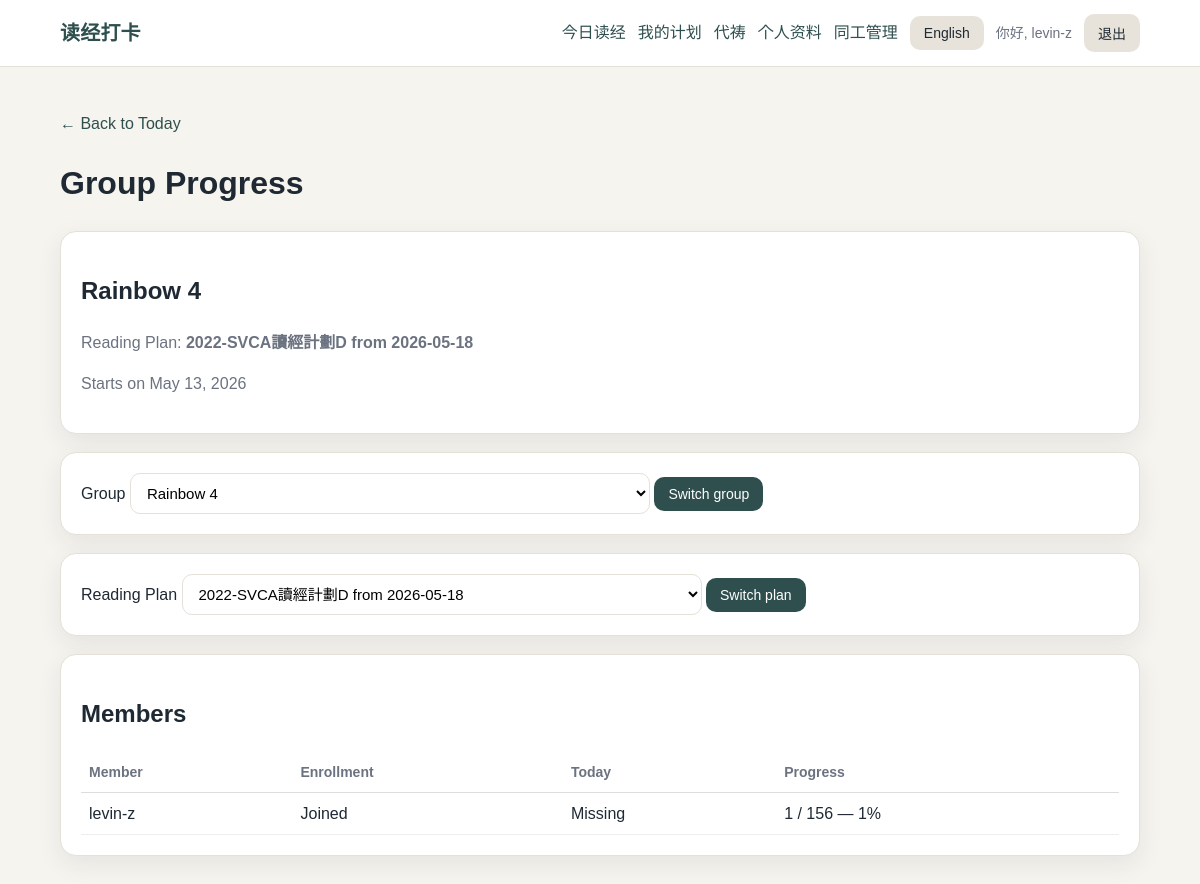
Screenshot of /groups/my/progress/ (signed in) with the database file from the repository.
### accounts/models.py (models this page shows, shortened)
class SmallGroup(models.Model):
    name = models.CharField(max_length=80, unique=True)
    district = models.ForeignKey(
        District,
        on_delete=models.SET_NULL,
        null=True,
        blank=True,
        related_name="small_groups",
    )
    is_active = models.BooleanField(default=True)

### reading/models.py (models this page shows)
class ActivePlan(models.Model):
    plan = models.ForeignKey(ReadingPlan, on_delete=models.PROTECT, related_name="active_runs")
    start_date = models.DateField()
    title = models.CharField(max_length=150, blank=True)
    class Meta:
        ordering = ["-start_date"]
    def __str__(self):
        return self.title or f"{self.plan.name} from {self.start_date}"
    def current_day_number(self):
        delta = timezone.localdate() - self.start_date
        return delta.days + 1

### reading/views.py (the view, shortened to what this page needs)
# urls.py: path("groups/my/progress/", views.my_group_progress, name="my_group_progress"),
@login_required
def my_group_progress(request):
    User = get_user_model()
    user_profile = getattr(request.user, "profile", None)
    groups = get_accessible_progress_groups(request.user)
    selected_group = None
    group_id = request.GET.get("group")
    if group_id:
        selected_group = groups.filter(id=group_id).first()
    if selected_group is None and user_profile and user_profile.small_group:
        selected_group = groups.filter(id=user_profile.small_group_id).first()
    if selected_group is None:
        selected_group = groups.first()
    group_members = User.objects.filter(profile__small_group=selected_group).order_by(
        "username"
    )
    active_plans = (
        ActivePlan.objects.filter(
            plan__is_active=True,
            enrollments__user__in=group_members,
        )
        .select_related("plan")
        .distinct()
        .order_by("-start_date")
    )
    active_plan_id = request.GET.get("active_plan")
    selected_active_plan = None
    if active_plan_id:
        selected_active_plan = active_plans.filter(id=active_plan_id).first()
    if selected_active_plan is None:
        selected_active_plan = active_plans.first()
    plan_days = list(
        ReadingPlanDay.objects.filter(plan=selected_active_plan.plan).order_by(
            "day_number"
        )
    )
    total_days = len(plan_days)
    current_day_number = selected_active_plan.current_day_number()
    today_plan_day = next(
        (day for day in plan_days if day.day_number == current_day_number),
        None,
    )
    enrolled_user_ids = set(
        PlanEnrollment.objects.filter(
            active_plan=selected_active_plan,
            user__in=group_members,
        ).values_list("user_id", flat=True)
    )
    checked_by_user = defaultdict(set)
    checkins = CheckIn.objects.filter(
        active_plan=selected_active_plan,
        user__in=group_members,
    ).values_list("user_id", "plan_day_id")
    for user_id, plan_day_id in checkins:
        checked_by_user[user_id].add(plan_day_id)
    member_rows = []
    for member in group_members:
        is_enrolled = member.id in enrolled_user_ids
        if is_enrolled:
            checked_day_ids = checked_by_user.get(member.id, set())
            checked_days = len(checked_day_ids)
        else:
            checked_day_ids = set()
            checked_days = 0
        progress_percent = round((checked_days / total_days) * 100) if total_days else 0
        if not is_enrolled:
            today_status = "Not joined"
        elif today_plan_day is None:
            today_status = "No reading today"
        elif today_plan_day.id in checked_day_ids:
            today_status = "Checked"
        elif current_day_number < 1:
            today_status = "Not started"
        elif current_day_number > total_days:
            today_status = "Plan ended"
        else:
            today_status = "Missing"
        member_rows.append(
            {
                "member": member,
                "is_enrolled": is_enrolled,
                "today_status": today_status,
                "checked_days": checked_days,
                "total_days": total_days,
                "progress_percent": progress_percent,
            }
        )
    return render(
        request,
        "reading/group_progress.html",
        {
            "selected_group": selected_group,
            "selected_group_id": selected_group.id if selected_group else None,
            "groups": groups,
            "active_plans": active_plans,
            "selected_active_plan": selected_active_plan,
            "selected_active_plan_id": selected_active_plan.id if selected_active_plan else None,
            "member_rows": member_rows,
            "message": "",
        },
    )

### accounts/context_processors.py (called while the page is built)
def language_context(request):
    language = get_user_language(request)
    other_language = "en" if language == "zh" else "zh"
    return {
        "language": language,
        "language_label": SUPPORTED_LANGUAGES[language],
        "other_language": other_language,
        "other_language_label": SUPPORTED_LANGUAGES[other_language],
        "supported_languages": SUPPORTED_LANGUAGES,
        "ui": UI_TEXT[language],
    }

### accounts/language.py (called while the page is built)
def normalize_language(language):
    if language in SUPPORTED_LANGUAGES:
        return language
    return DEFAULT_LANGUAGE

def get_user_language(request):
    language = request.GET.get("lang") or request.session.get("language")
    if language:
        return normalize_language(language)
    if request.user.is_authenticated:
        profile = getattr(request.user, "profile", None)
        if profile and profile.preferred_language:
            return normalize_language(profile.preferred_language)
    return DEFAULT_LANGUAGE

### accounts/permissions.py (called while the page is built, shortened)
def get_accessible_progress_groups(user):
    groups = SmallGroup.objects.filter(is_active=True).order_by("name")
    if not getattr(user, "is_authenticated", False):
        return groups.none()
    if (
        getattr(user, "is_staff", False)
        or getattr(user, "is_superuser", False)
        or has_capability(user, CAP_VIEW_ALL_GROUP_PROGRESS)
    ):
        return groups

### templates/reading/group_progress.html (shortened to what this page needs)
{% extends "base.html" %}
{% block content %}
<p>
    <a href="{% url 'home' %}">← Back to Today</a>
</p>
<h1>Group Progress</h1>
{% if selected_group %}
<div class="card">
    <h2>{{ selected_group.name }}</h2>
    {% if selected_active_plan %}
    <p class="muted">
        Reading Plan:
        <strong>{{ selected_active_plan }}</strong>
    </p>
    <p class="muted">
        Starts on {{ selected_active_plan.start_date }}
    </p>
    {% endif %}
</div>
{% endif %}
{% if groups|length > 1 %}
<form method="get" class="card">
    <label for="group">Group</label>
    <select name="group" id="group">
        {% for group in groups %}
        <option value="{{ group.id }}" {% if group.id == selected_group_id %}selected{% endif %}>
            {{ group.name }}
        </option>
        {% endfor %}
    </select>
    <button type="submit">Switch group</button>
</form>
{% endif %}
{% if active_plans %}
<form method="get" class="card">
    <label for="active_plan">Reading Plan</label>
    <select name="active_plan" id="active_plan">
        {% for active_plan in active_plans %}
        <option value="{{ active_plan.id }}" {% if active_plan.id == selected_active_plan_id %}selected{% endif %}>
            {{ active_plan }}
        </option>
        {% endfor %}
    </select>
    <button type="submit">Switch plan</button>
</form>
{% endif %}
{% if member_rows %}
<div class="card">
    <h2>Members</h2>
    <table style="width: 100%; border-collapse: collapse;">
        <thead>
            <tr>
                <th style="text-align: left; border-bottom: 1px solid #ddd; padding: 8px;">Member</th>
                <th style="text-align: left; border-bottom: 1px solid #ddd; padding: 8px;">Enrollment</th>
                <th style="text-align: left; border-bottom: 1px solid #ddd; padding: 8px;">Today</th>
                <th style="text-align: left; border-bottom: 1px solid #ddd; padding: 8px;">Progress</th>
            </tr>
        </thead>
        <tbody>
            {% for row in member_rows %}
            <tr>
                <td style="border-bottom: 1px solid #eee; padding: 8px;">
                    {{ row.member.username }}
                </td>
                <td style="border-bottom: 1px solid #eee; padding: 8px;">
                    {% if row.is_enrolled %}
                    Joined
                    {% else %}
                    Not joined
                    {% endif %}
                </td>
                <td style="border-bottom: 1px solid #eee; padding: 8px;">
                    {{ row.today_status }}
                </td>
                <td style="border-bottom: 1px solid #eee; padding: 8px;">
                    {{ row.checked_days }} / {{ row.total_days }}
                    — {{ row.progress_percent }}%
                </td>
            </tr>
            {% endfor %}
        </tbody>
    </table>
</div>
{% endif %}
{% endblock %}

### templates/base.html (shortened to what this page needs)
{% load static %}
<!doctype html>
<html lang="en">
<head>
    <link rel="stylesheet" href="{% static 'css/app.css' %}">
</head>
<body>
    <header class="site-header">
        <div class="site-header-inner">
            <a class="brand" href="{% url 'home' %}">{{ ui.site_title }}</a>
            <nav class="nav">
                {% if user.is_authenticated %}
                <a href="{% url 'home' %}">{{ ui.today }}</a>
                <a href="{% url 'my_plans' %}">{{ ui.my_plans }}</a>
                <a href="{% url 'prayer_list' %}">
                    {% if language == "zh" %}代祷{% else %}Prayer{% endif %}
                </a>
                <a href="{% url 'profile' %}">{{ ui.profile }}</a>
                {% if user.is_staff %}
                <details class="nav-staff-menu">
                    <summary>
                        {% if language == "zh" %}同工管理{% else %}Staff{% endif %}
                    </summary>
                </details>
                {% endif %}
                <form method="post" action="{% url 'change_language' %}" class="inline-form">
                    <button type="submit" class="button-secondary">
                        {{ other_language_label }}
                    </button>
                </form>
                <span class="nav-user">{{ ui.hi }}, {{ user.username }}</span>
                <form method="post" action="{% url 'logout' %}" class="inline-form">
                    <button type="submit" class="button-secondary">{{ ui.logout }}</button>
                </form>
                {% endif %}
            </nav>
        </div>
    </header>
    <main class="container">
        {% block content %}{% endblock %}
    </main>
</body>
</html>

### static/css/app.css (style rules this page uses)
:root { --bg: #f6f4ef; --surface: #ffffff; --surface-soft: #fbfaf7; --text: #1f2933; --muted: #6b7280; --border: #e5e0d8; --primary: #2f4f4f; --primary-hover: #243d3d; --danger: #9f2f2f; --shadow: 0 8px 24px rgba(31, 41, 51, 0.08); --radius: 16px; }
* { box-sizing: border-box; }
body { margin: 0; background: var(--bg); color: var(--text); font-family: Arial, "Helvetica Neue", sans-serif; line-height: 1.6; }
a { color: var(--primary); text-decoration: none; }
.site-header { background: var(--surface); border-bottom: 1px solid var(--border); position: sticky; top: 0; z-index: 10; }
.site-header-inner { max-width: 1120px; margin: 0 auto; padding: 14px 20px; display: flex; align-items: center; justify-content: space-between; gap: 16px; }
.brand { font-weight: 700; font-size: 20px; letter-spacing: 0.2px; }
.nav { display: flex; align-items: center; gap: 12px; flex-wrap: wrap; }
.nav-user { color: var(--muted); font-size: 14px; }
.nav-staff-menu { position: relative; }
.nav-staff-menu summary { color: var(--primary); cursor: pointer; list-style: none; }
.container { max-width: 1120px; margin: 0 auto; padding: 28px 20px 48px; }
.card { background: var(--surface); border: 1px solid var(--border); border-radius: var(--radius); padding: 20px; margin-bottom: 18px; box-shadow: var(--shadow); }
.muted { color: var(--muted); }
button, .button { display: inline-block; border: none; border-radius: 10px; background: var(--primary); color: white; padding: 9px 14px; font-size: 14px; cursor: pointer; text-decoration: none; }
.button-secondary { background: #e8e3da; color: var(--text); }
.inline-form { display: inline; }
input, select, textarea { width: 100%; max-width: 520px; border: 1px solid var(--border); border-radius: 10px; padding: 10px 12px; font-size: 15px; background: white; }
table { width: 100%; border-collapse: collapse; }
th, td { text-align: left; border-bottom: 1px solid var(--border); padding: 10px 8px; vertical-align: top; }
th { color: var(--muted); font-weight: 600; font-size: 14px; }

### rows the page displays
SmallGroup: name "Rainbow 4"
ActivePlan: title "2022-SVCA讀經計劃D from 2026-05-18", start_date "May 13, 2026"

### other values shown
{{ ui.site_title }} "读经打卡"
{{ ui.today }} "今日读经"
{{ ui.my_plans }} "我的计划"
{{ ui.profile }} "个人资料"
{{ other_language_label }} "English"
{{ ui.hi }} "你好"
{{ user.username }} "levin-z"
{{ ui.logout }} "退出"
{{ row.member.username }} "levin-z"
{{ row.today_status }} "Missing"
{{ row.checked_days }} "1"
{{ row.total_days }} "156"
{{ row.progress_percent }} "1"
form field group "Rainbow 4"
form field active_plan "2022-SVCA讀經計劃D from 2026-05-18"
